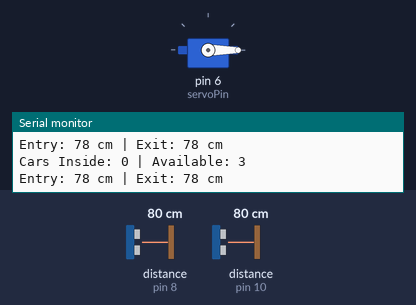
Bench run of a sketch on a simulated Arduino Uno, built with avr-gcc and run on an emulated ATmega328P. Shown: servo, the last lines printed to the serial monitor. Wiring (inferred from the names in the program): 2 × ultrasonic range finder: trigger pin 7, echo pin 8 / trigger pin 9, echo pin 10. The inputs (shaded band) are chosen by the test bench; at power-on: distance to the obstacle (sensors on pin 10, pin 8) 80 cm. The echo pulse lasts 58.3 µs per cm.

Above: at 1.2 s.
1.3 s: distance to the obstacle (sensor on pin 10) set to 24 cm
4.3 s: distance to the obstacle (sensor on pin 10) set to 20 cm
At 6.2 s:
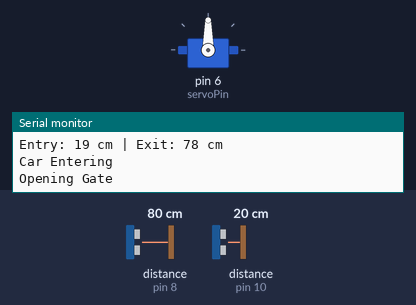
At 8.07 s:
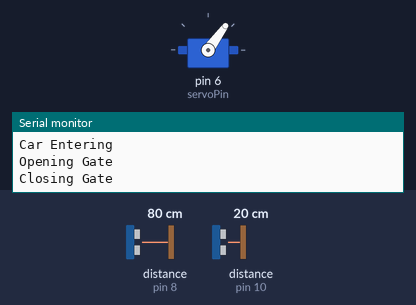
Timing chart, 0 to 10.0 s (numbered marks = the images above; inputs shaded):
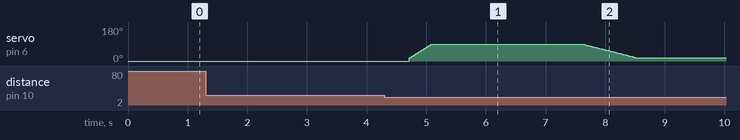

Measured:
- the behaviour switches between 22 and 21 cm on distance to the obstacle (sensor on pin 10) (found by bisection; images 0 and 1)
- after the input at 4.3 s, servo on pin 6 (servoPin): rises from 0° to 90° in 0.38 s, then falls to 16° in 3.4 s

The sketch:

code.ino
```cpp
#include <Servo.h>

Servo gate;

// ENTRY Ultrasonic
const int entryTrig = 9;
const int entryEcho = 10;

// EXIT Ultrasonic
const int exitTrig = 7;
const int exitEcho = 8;

// Servo
const int servoPin = 6;

long duration;

int carsInside = 0;
const int maxSlots = 3;

bool gateBusy = false;

unsigned long lastTrigger = 0;
const int cooldown = 3000;

void setup() {

  Serial.begin(9600);

  pinMode(entryTrig, OUTPUT);
  pinMode(entryEcho, INPUT);

  pinMode(exitTrig, OUTPUT);
  pinMode(exitEcho, INPUT);

  gate.attach(servoPin);

  gate.write(0);

  Serial.println("SMART PARKING SYSTEM");
}

void loop() {

  int entryDistance = getDistance(entryTrig, entryEcho);
  int exitDistance = getDistance(exitTrig, exitEcho);

  int availableSlots = maxSlots - carsInside;

  Serial.print("Cars Inside: ");
  Serial.print(carsInside);

  Serial.print(" | Available: ");
  Serial.println(availableSlots);

  Serial.print("Entry: ");
  Serial.print(entryDistance);

  Serial.print(" cm | Exit: ");
  Serial.print(exitDistance);

  Serial.println(" cm");

  // Prevent false retriggering
  if (millis() - lastTrigger < cooldown) {
    delay(300);
    return;
  }

  // ================= ENTRY =================
  if (entryDistance > 0 &&
      entryDistance <= 20 &&
      !gateBusy) {

    gateBusy = true;

    if (carsInside < maxSlots) {

      Serial.println("Car Entering");

      openGate();
      closeGate();

      carsInside++;

      Serial.print("Cars Inside Now: ");
      Serial.println(carsInside);
    }

    else {

      Serial.println("PARKING FULL");
    }

    lastTrigger = millis();

    // Wait until car leaves sensor
    while (getDistance(entryTrig, entryEcho) <= 20) {
      delay(100);
    }

    gateBusy = false;
  }

  // ================= EXIT =================
  else if (exitDistance > 0 &&
           exitDistance <= 20 &&
           !gateBusy) {

    gateBusy = true;

    if (carsInside > 0) {

      Serial.println("Car Exiting");

      openGate();
      closeGate();

      carsInside--;

      Serial.print("Cars Inside Now: ");
      Serial.println(carsInside);
    }

    lastTrigger = millis();

    // Wait until car leaves sensor
    while (getDistance(exitTrig, exitEcho) <= 20) {
      delay(100);
    }

    gateBusy = false;
  }

  Serial.println("------------------------");

  delay(500);
}

// =====================================
// DISTANCE FUNCTION
// =====================================
int getDistance(int trigPin, int echoPin) {

  digitalWrite(trigPin, LOW);
  delayMicroseconds(2);

  digitalWrite(trigPin, HIGH);
  delayMicroseconds(10);

  digitalWrite(trigPin, LOW);

  duration = pulseIn(echoPin, HIGH);

  int distance = duration * 0.034 / 2;

  return distance;
}

// =====================================
// SMOOTH OPEN GATE
// =====================================
// =====================================
// OPEN GATE
// =====================================
void openGate() {

  Serial.println("Opening Gate");

  gate.attach(servoPin);

  for (int pos = 16; pos <= 90; pos += 2) {

    gate.write(pos);

    delay(10);
  }

  delay(2500);
}

// =====================================
// CLOSE GATE
// =====================================
void closeGate() {

  Serial.println("Closing Gate");

  for (int pos = 90; pos >= 16; pos -= 2) {

    gate.write(pos);

    delay(25);
  }

  // Stop servo signal
  gate.detach();
}
```
